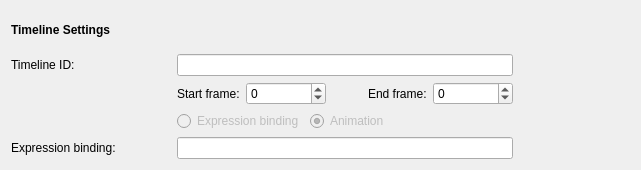
<?xml version="1.0" encoding="UTF-8"?>
<ui version="4.0">
 <class>QmlDesigner::TimelineForm</class>
 <widget class="QWidget" name="QmlDesigner::TimelineForm">
  <property name="geometry">
   <rect>
    <x>0</x>
    <y>0</y>
    <width>641</width>
    <height>170</height>
   </rect>
  </property>
  <layout class="QGridLayout" name="gridLayout">
   <item row="3" column="6" colspan="2">
    <spacer name="horizontalSpacer_12">
     <property name="orientation">
      <enum>Qt::Horizontal</enum>
     </property>
     <property name="sizeType">
      <enum>QSizePolicy::Expanding</enum>
     </property>
     <property name="sizeHint" stdset="0">
      <size>
       <width>49</width>
       <height>20</height>
      </size>
     </property>
    </spacer>
   </item>
   <item row="1" column="6" colspan="2">
    <spacer name="horizontalSpacer_11">
     <property name="orientation">
      <enum>Qt::Horizontal</enum>
     </property>
     <property name="sizeHint" stdset="0">
      <size>
       <width>49</width>
       <height>20</height>
      </size>
     </property>
    </spacer>
   </item>
   <item row="2" column="4">
    <widget class="QLabel" name="label_7">
     <property name="text">
      <string>End frame:</string>
     </property>
     <property name="alignment">
      <set>Qt::AlignLeading|Qt::AlignLeft|Qt::AlignVCenter</set>
     </property>
    </widget>
   </item>
   <item row="2" column="1">
    <widget class="QLabel" name="label_6">
     <property name="text">
      <string>Start frame:</string>
     </property>
     <property name="alignment">
      <set>Qt::AlignLeading|Qt::AlignLeft|Qt::AlignVCenter</set>
     </property>
    </widget>
   </item>
   <item row="2" column="2" colspan="2">
    <widget class="QSpinBox" name="startFrame">
     <property name="minimumSize">
      <size>
       <width>80</width>
       <height>0</height>
      </size>
     </property>
     <property name="maximumSize">
      <size>
       <width>80</width>
       <height>16777215</height>
      </size>
     </property>
     <property name="minimum">
      <number>-100000</number>
     </property>
     <property name="maximum">
      <number>100000</number>
     </property>
    </widget>
   </item>
   <item row="3" column="1" colspan="2">
    <widget class="QRadioButton" name="expressionBinding">
     <property name="enabled">
      <bool>false</bool>
     </property>
     <property name="text">
      <string>Expression binding</string>
     </property>
    </widget>
   </item>
   <item row="1" column="0">
    <widget class="QLabel" name="label_5">
     <property name="text">
      <string>Timeline ID:</string>
     </property>
     <property name="alignment">
      <set>Qt::AlignLeading|Qt::AlignLeft|Qt::AlignVCenter</set>
     </property>
    </widget>
   </item>
   <item row="0" column="0">
    <widget class="QLabel" name="label">
     <property name="minimumSize">
      <size>
       <width>160</width>
       <height>0</height>
      </size>
     </property>
     <property name="font">
      <font>
       <weight>75</weight>
       <bold>true</bold>
      </font>
     </property>
     <property name="text">
      <string>Timeline Settings</string>
     </property>
    </widget>
   </item>
   <item row="3" column="3" colspan="2">
    <widget class="QRadioButton" name="animation">
     <property name="enabled">
      <bool>false</bool>
     </property>
     <property name="text">
      <string>Animation</string>
     </property>
     <property name="checked">
      <bool>true</bool>
     </property>
    </widget>
   </item>
   <item row="4" column="6" colspan="2">
    <spacer name="horizontalSpacer_9">
     <property name="orientation">
      <enum>Qt::Horizontal</enum>
     </property>
     <property name="sizeType">
      <enum>QSizePolicy::Expanding</enum>
     </property>
     <property name="sizeHint" stdset="0">
      <size>
       <width>49</width>
       <height>20</height>
      </size>
     </property>
    </spacer>
   </item>
   <item row="4" column="0">
    <widget class="QLabel" name="label_8">
     <property name="text">
      <string>Expression binding:</string>
     </property>
     <property name="alignment">
      <set>Qt::AlignLeading|Qt::AlignLeft|Qt::AlignVCenter</set>
     </property>
    </widget>
   </item>
   <item row="2" column="5">
    <widget class="QSpinBox" name="endFrame">
     <property name="minimumSize">
      <size>
       <width>80</width>
       <height>0</height>
      </size>
     </property>
     <property name="maximumSize">
      <size>
       <width>80</width>
       <height>16777215</height>
      </size>
     </property>
     <property name="minimum">
      <number>-100000</number>
     </property>
     <property name="maximum">
      <number>100000</number>
     </property>
    </widget>
   </item>
   <item row="1" column="1" colspan="5">
    <widget class="QLineEdit" name="idLineEdit">
     <property name="text">
      <string/>
     </property>
    </widget>
   </item>
   <item row="4" column="1" colspan="5">
    <widget class="QLineEdit" name="expressionBindingLineEdit">
     <property name="enabled">
      <bool>true</bool>
     </property>
     <property name="minimumSize">
      <size>
       <width>240</width>
       <height>0</height>
      </size>
     </property>
    </widget>
   </item>
   <item row="2" column="6" colspan="2">
    <spacer name="horizontalSpacer_10">
     <property name="orientation">
      <enum>Qt::Horizontal</enum>
     </property>
     <property name="sizeHint" stdset="0">
      <size>
       <width>49</width>
       <height>20</height>
      </size>
     </property>
    </spacer>
   </item>
  </layout>
 </widget>
 <resources/>
 <connections/>
</ui>
